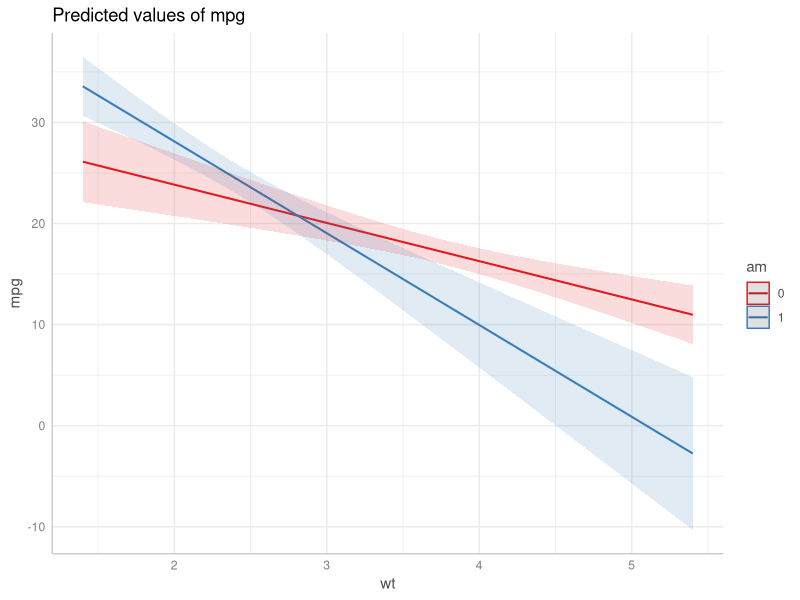

This chart was generated by the following R code: (Note: this script raises an error after producing the figure.)
## ---- chunk 1
library(knitr)
knitr::opts_chunk$set(
  echo = TRUE,
  collapse = TRUE,
  warning = FALSE,
  message = FALSE,
  comment = "#>",
  fig.width = 8,
  fig.height = 5,
  fig.align = "center",
  out.width = "50%",
  dpi = 600
)
## ---- chunk 2
library(parameters)
model <- lm(mpg ~ wt + cyl, data = mtcars)
model_parameters(model)
## ---- chunk 3
library(parameters)
model <- lm(mpg ~ wt + cyl, data = mtcars)
print_md(model_parameters(model))
## ---- chunk 4
library(ggeffects)
model <- lm(mpg ~ wt * factor(am), data = mtcars)
plot(ggpredict(model, c("wt", "am")))
## ---- chunk 5
knitr::include_graphics("img/full-join.gif", dpi = 72)
## ---- chunk 6
library(parameters)
model <- lm(mpg ~ wt + cyl, data = mtcars)
print_html(model_parameters(model))
